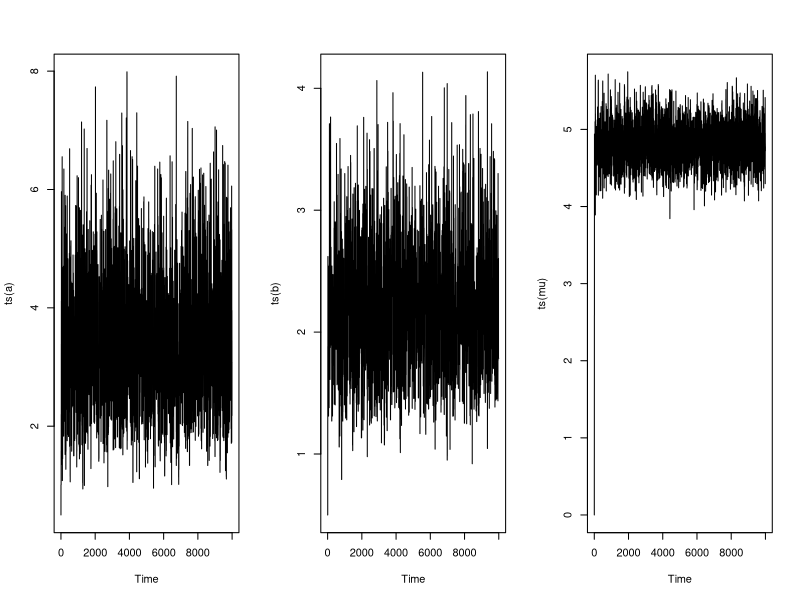

This figure's R source:
## ---- chunk 1
library("knitr");
opts_chunk$set(echo = TRUE, cache=TRUE, message=FALSE, warning = FALSE, results = TRUE)
set.seed(0)
## ---- chunk 2
#the function of R_hat to judge the convergence
Rhat <- function(data){
  n <- dim(data)[1]
  r <- dim(data)[2]
  pj <- apply(data,2,mean)
  sj <- apply(data,2,var)
  pjk <- mean(pj)
  B <- sum((pj-pjk)^2)*n/(r-1)
  W <- mean(sj)
  R <- ((1-1/n)*W+B/n)/W
  return(R)
}

r.TruncatedNorm <- function(mu, sigma,lower,upper){
  temp <- rnorm(1,mu,sigma)
  while((temp>=upper)|(temp<=lower)){temp <- rnorm(1,mu,sigma)}
  return(temp)
}
## ---- chunk 3
set.seed(0)

g <- function(x, y) abs(cos(x)+sin(y)) * (1/sqrt(2*base::pi)) * exp(-(y-1)^2) * exp(-x)
N <- 100000  #the sample size of each estimate

estimate <- replicate(10,
  {
    X <- rexp(N)
    Y <- rnorm(N)
     
    mean(g(X, Y) / dexp(X) / dnorm(Y))
    
  })

mean(estimate)
sd(estimate)
## ---- chunk 4
x=c(0.99, 0.22, 0.23, 0.21, 0.87, 0.12, 0.03, 0.33, 0.10, 0.26)
y=c(1.64, 0.96, 1.05, 1.02, 0.73, 1.60, 1.70, 0.34, 0.60, 0.11)
z=c(3.81, 4.86, 7.26, 4.24, 4.58, 4.62, 4.22, 5.87, 5.51, 4.55)

d.target <- function(a, b, mu)
{
  prod(a * b^2 * y * sqrt(x*y + 1) * exp(-.5 * (x*y+1) * (z-mu)^2 - (b*y) - (a*x))) 
}

## ---- chunk 5
set.seed(0)

N <- 10000 #sample size
M <- 3 #number of chains
A <- c()
B <- c()
Mu <- c()

for(m in 1:M)
{
  a <- rep(NA,N);a[1] <- 0.5
  b <- rep(NA,N);b[1] <- 0.5
  mu <- rep(NA,N);mu[1] <- 0
  sigma <- 1 #the sigma of the proposal norm distribution
  
  for(i in 2:N)
  {
   a.try <- rlnorm(1,log(a[i-1])-sigma^2/2,sigma)
   r.a <- d.target(a.try, b[i-1], mu[i-1]) / d.target(a[i-1], b[i-1], mu[i-1]) * dlnorm(a[i-1],log(a.try)-sigma^2/2,sigma)/dlnorm(a.try,log(a[i-1])-sigma^2/2,sigma)
   a[i] <- ifelse(runif(1) < r.a, a.try, a[i-1])
   
   
   b.try <- rlnorm(1,log(b[i-1])-sigma^2/2,sigma)
   r.b <- d.target(a[i], b.try, mu[i-1]) / d.target(a[i], b[i-1], mu[i-1]) * dlnorm(b[i-1],log(b.try)-sigma^2/2,sigma)/dlnorm(b.try,log(b[i-1])-sigma^2/2,sigma)
   b[i] <- ifelse(runif(1) < r.b, b.try, b[i-1])
   
   
   mu.try <- rnorm(1,mu[i-1],sigma)
   r.mu <- d.target(a[i], b[i], mu.try) / d.target(a[i], b[i], mu[i-1])
   mu[i] <- ifelse(runif(1) < r.mu, mu.try, mu[i-1])
  }
  
  A <- cbind(A,a)
  B <- cbind(B, b)
  Mu <- cbind(Mu,mu)
}

par(mfrow=c(1,3))
plot(ts(a))
plot(ts(b))
plot(ts(mu))
## ---- chunk 6
Rhat(A[-(1:(N/2)),])
Rhat(B[-(1:(N/2)),])
Rhat(Mu[-(1:(N/2)),])
## ---- chunk 7
mean(a[-(1:(N/2))])
var(a[-(1:(N/2))])
mean(b[-(1:(N/2))])
var(b[-(1:(N/2))])
mean(mu[-(1:(N/2))])
var(mu[-(1:(N/2))])
## ---- chunk 8
sum((a>b)[-(1:(N/2))])/(N/2)
## ---- chunk 9
mean(a[(b<mu)[-(1:(N/2))]])
